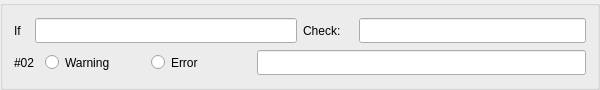
      <widget class="QGroupBox" name="groupBox__ch02">
       <property name="sizePolicy">
        <sizepolicy hsizetype="MinimumExpanding" vsizetype="Fixed">
         <horstretch>0</horstretch>
         <verstretch>0</verstretch>
        </sizepolicy>
       </property>
       <property name="minimumSize">
        <size>
         <width>600</width>
         <height>90</height>
        </size>
       </property>
       <property name="maximumSize">
        <size>
         <width>16777215</width>
         <height>90</height>
        </size>
       </property>
       <property name="title">
        <string/>
       </property>
       <layout class="QHBoxLayout" name="horizontalLayout_116">
        <item>
         <layout class="QVBoxLayout" name="verticalLayout_34">
          <item>
           <layout class="QHBoxLayout" name="horizontalLayout_57">
            <item>
             <layout class="QHBoxLayout" name="horizontalLayout_58">
              <item>
               <widget class="QLabel" name="label_25">
                <property name="sizePolicy">
                 <sizepolicy hsizetype="Fixed" vsizetype="Fixed">
                  <horstretch>0</horstretch>
                  <verstretch>0</verstretch>
                 </sizepolicy>
                </property>
                <property name="minimumSize">
                 <size>
                  <width>15</width>
                  <height>25</height>
                 </size>
                </property>
                <property name="text">
                 <string>If</string>
                </property>
               </widget>
              </item>
              <item>
               <widget class="QLineEdit" name="check_if_02">
                <property name="sizePolicy">
                 <sizepolicy hsizetype="MinimumExpanding" vsizetype="Fixed">
                  <horstretch>0</horstretch>
                  <verstretch>0</verstretch>
                 </sizepolicy>
                </property>
                <property name="minimumSize">
                 <size>
                  <width>160</width>
                  <height>25</height>
                 </size>
                </property>
               </widget>
              </item>
             </layout>
            </item>
            <item>
             <layout class="QHBoxLayout" name="horizontalLayout_59">
              <item>
               <widget class="QLabel" name="label_26">
                <property name="sizePolicy">
                 <sizepolicy hsizetype="Fixed" vsizetype="Fixed">
                  <horstretch>0</horstretch>
                  <verstretch>0</verstretch>
                 </sizepolicy>
                </property>
                <property name="minimumSize">
                 <size>
                  <width>50</width>
                  <height>25</height>
                 </size>
                </property>
                <property name="text">
                 <string>Check:</string>
                </property>
               </widget>
              </item>
              <item>
               <widget class="QLineEdit" name="check_check_02">
                <property name="sizePolicy">
                 <sizepolicy hsizetype="MinimumExpanding" vsizetype="Fixed">
                  <horstretch>0</horstretch>
                  <verstretch>0</verstretch>
                 </sizepolicy>
                </property>
                <property name="minimumSize">
                 <size>
                  <width>160</width>
                  <height>25</height>
                 </size>
                </property>
               </widget>
              </item>
             </layout>
            </item>
           </layout>
          </item>
          <item>
           <layout class="QHBoxLayout" name="horizontalLayout_60">
            <item>
             <layout class="QHBoxLayout" name="horizontalLayout_65">
              <item>
               <widget class="QLabel" name="label_40">
                <property name="sizePolicy">
                 <sizepolicy hsizetype="Fixed" vsizetype="Fixed">
                  <horstretch>0</horstretch>
                  <verstretch>0</verstretch>
                 </sizepolicy>
                </property>
                <property name="minimumSize">
                 <size>
                  <width>25</width>
                  <height>25</height>
                 </size>
                </property>
                <property name="maximumSize">
                 <size>
                  <width>25</width>
                  <height>25</height>
                 </size>
                </property>
                <property name="text">
                 <string>#02</string>
                </property>
               </widget>
              </item>
              <item>
               <widget class="QRadioButton" name="check_warning_02">
                <property name="minimumSize">
                 <size>
                  <width>100</width>
                  <height>25</height>
                 </size>
                </property>
                <property name="text">
                 <string>Warning</string>
                </property>
               </widget>
              </item>
              <item>
               <widget class="QRadioButton" name="check_error_02">
                <property name="minimumSize">
                 <size>
                  <width>100</width>
                  <height>25</height>
                 </size>
                </property>
                <property name="text">
                 <string>Error</string>
                </property>
               </widget>
              </item>
             </layout>
            </item>
            <item>
             <widget class="QLineEdit" name="check_message_02">
              <property name="sizePolicy">
               <sizepolicy hsizetype="MinimumExpanding" vsizetype="Fixed">
                <horstretch>0</horstretch>
                <verstretch>0</verstretch>
               </sizepolicy>
              </property>
              <property name="minimumSize">
               <size>
                <width>170</width>
                <height>25</height>
               </size>
              </property>
             </widget>
            </item>
           </layout>
          </item>
         </layout>
        </item>
       </layout>
      </widget>
